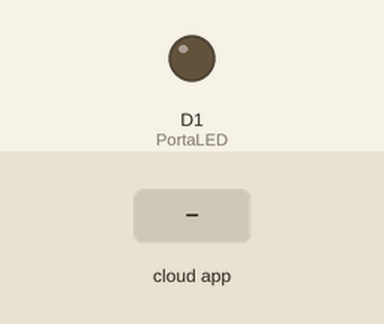
Simulated run of this sketch. Board: ESP8266 (NodeMCU). On the bench: output pins drawn as LEDs (lit = HIGH). Inputs (shaded band) come from the test bench. WiFi joins after 1.5 s; servers stay silent unless stated; no MQTT or app messages arrive unless stated; what the sketch prints to the serial monitor is not drawn.

Above: at 2.7 s.
2.8 s: the phone or cloud app sets LED to 1
At 3.5 s:
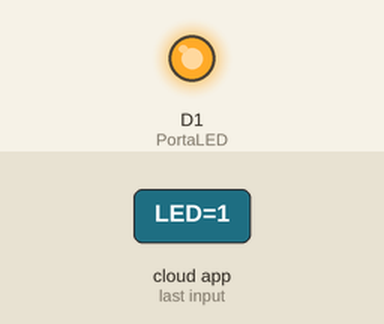
4.3 s: the phone or cloud app sets LED to 0
At 5.4 s:
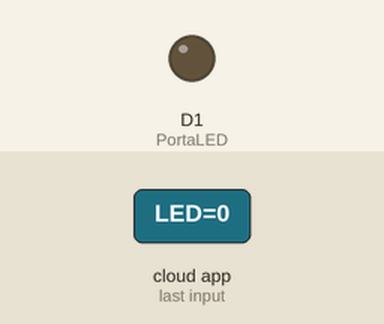
Timing chart, 0 to 7.3 s (numbered marks = the images above; inputs shaded):
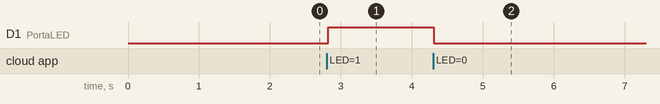

Measured:
- after the input at 2.8 s, D1 (PortaLED): LOW → HIGH at once
- after the input at 4.3 s, D1 (PortaLED): HIGH → LOW at once

The sketch:

googleAssistant.ino
```cpp
#include <ESP8266WiFi.h>
#include "Adafruit_MQTT.h"
#include "Adafruit_MQTT_Client.h"

#define PortaLED          D1

#define WLAN_SSID       "Samsung SmartFridge"             // Your SSID
#define WLAN_PASS       "eggk6272"        // Your password

/************************* Adafruit.io Setup *********************************/

#define AIO_SERVER      "io.adafruit.com" //Adafruit Server
#define AIO_SERVERPORT  1883
#define AIO_USERNAME  "Brunobap"
#define AIO_KEY       "aio_DvLb68OupfLau5sze8Bl5fvClLFZ"

//WIFI CLIENT
WiFiClient client;

Adafruit_MQTT_Client mqtt(&client, AIO_SERVER, AIO_SERVERPORT, AIO_USERNAME, AIO_KEY);

Adafruit_MQTT_Subscribe LED = Adafruit_MQTT_Subscribe(&mqtt, AIO_USERNAME "/feeds/LED"); // Crie aqui sua variavel

void MQTT_connect();

void setup() {
  Serial.begin(115200);

  pinMode(PortaLED, OUTPUT);

  // Connect to WiFi access point.
  Serial.println(); Serial.println();
  Serial.print("Connecting to ");
  Serial.println(WLAN_SSID);

  WiFi.begin(WLAN_SSID, WLAN_PASS);
  while (WiFi.status() != WL_CONNECTED) {
    delay(500);
    Serial.print(".");
  }
  Serial.println();

  Serial.println("WiFi connected");
  Serial.println("IP address: ");
  Serial.println(WiFi.localIP());

  mqtt.subscribe(&LED);
}

void loop() {

  MQTT_connect();

  Adafruit_MQTT_Subscribe *subscription;
  while ((subscription = mqtt.readSubscription(20000))) {
    if (subscription == &LED) {
      Serial.print(F("Got: "));
      Serial.println((char *)LED.lastread);
      int LED_State = atoi((char *)LED.lastread);
      digitalWrite(PortaLED, LED_State);
    }
  }
}

void MQTT_connect() {
  int8_t ret;

  if (mqtt.connected()) {
    return;
  }

  Serial.print("Connecting to MQTT... ");

  uint8_t retries = 3;

  while ((ret = mqtt.connect()) != 0) {
    Serial.println(mqtt.connectErrorString(ret));
    Serial.println("Retrying MQTT connection in 5 seconds...");
    mqtt.disconnect();
    delay(5000);
    retries--;
    if (retries == 0) {
      while (1);
    }
  }
  Serial.println("MQTT Connected!");
}
```
